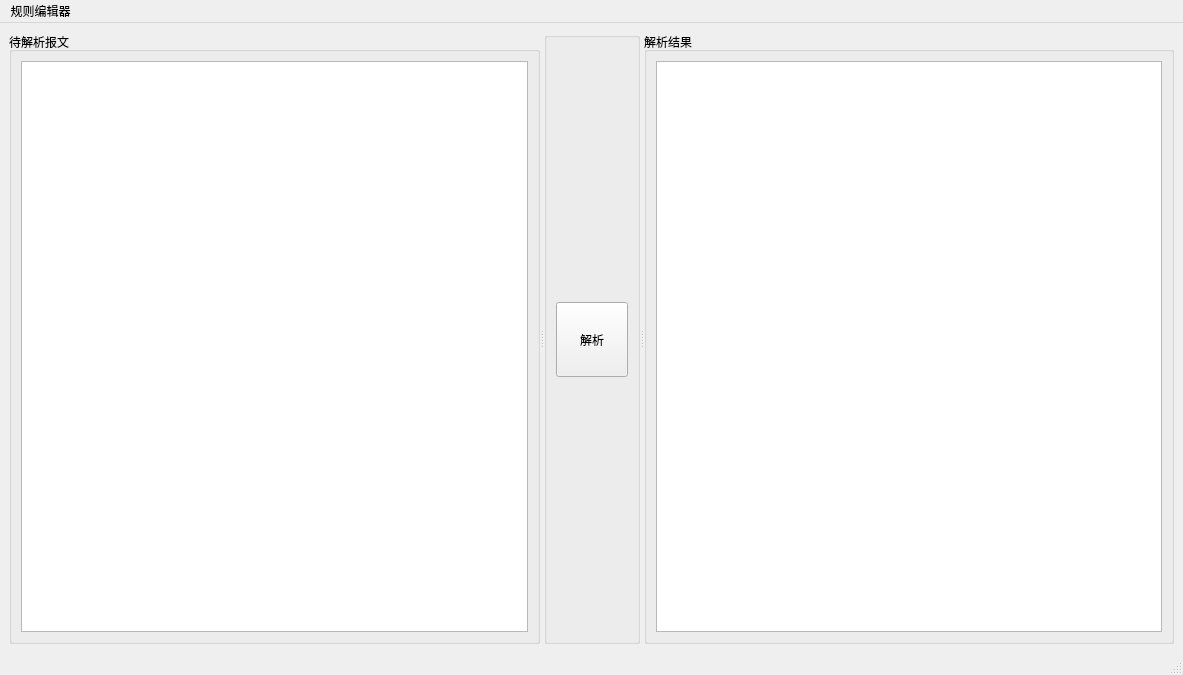
<?xml version="1.0" encoding="UTF-8"?>
<ui version="4.0">
 <class>MainWindow</class>
 <widget class="QMainWindow" name="MainWindow">
  <property name="geometry">
   <rect>
    <x>0</x>
    <y>0</y>
    <width>1183</width>
    <height>675</height>
   </rect>
  </property>
  <property name="windowTitle">
   <string>MainWindow</string>
  </property>
  <widget class="QWidget" name="centralwidget">
   <layout class="QGridLayout" name="gridLayout_2">
    <item row="0" column="0">
     <widget class="QSplitter" name="splitter">
      <property name="orientation">
       <enum>Qt::Horizontal</enum>
      </property>
      <widget class="QGroupBox" name="groupBox">
       <property name="title">
        <string>待解析报文</string>
       </property>
       <layout class="QGridLayout" name="gridLayout">
        <item row="0" column="0">
         <widget class="QPlainTextEdit" name="plainTextEdit"/>
        </item>
       </layout>
      </widget>
      <widget class="QGroupBox" name="groupBox_3">
       <property name="sizePolicy">
        <sizepolicy hsizetype="Fixed" vsizetype="Preferred">
         <horstretch>0</horstretch>
         <verstretch>0</verstretch>
        </sizepolicy>
       </property>
       <property name="maximumSize">
        <size>
         <width>96</width>
         <height>16777215</height>
        </size>
       </property>
       <property name="title">
        <string/>
       </property>
       <layout class="QVBoxLayout" name="verticalLayout">
        <item>
         <widget class="QPushButton" name="pushButton">
          <property name="sizePolicy">
           <sizepolicy hsizetype="Fixed" vsizetype="Fixed">
            <horstretch>0</horstretch>
            <verstretch>0</verstretch>
           </sizepolicy>
          </property>
          <property name="maximumSize">
           <size>
            <width>75</width>
            <height>75</height>
           </size>
          </property>
          <property name="text">
           <string>解析</string>
          </property>
         </widget>
        </item>
       </layout>
      </widget>
      <widget class="QGroupBox" name="groupBox_2">
       <property name="title">
        <string>解析结果</string>
       </property>
       <layout class="QGridLayout" name="gridLayout_3">
        <item row="0" column="0">
         <widget class="QPlainTextEdit" name="plainTextEdit_2"/>
        </item>
       </layout>
      </widget>
     </widget>
    </item>
   </layout>
  </widget>
  <widget class="QMenuBar" name="menubar">
   <property name="geometry">
    <rect>
     <x>0</x>
     <y>0</y>
     <width>1183</width>
     <height>23</height>
    </rect>
   </property>
   <widget class="QMenu" name="menu">
    <property name="title">
     <string>规则编辑器</string>
    </property>
    <addaction name="act_New"/>
    <addaction name="act_Open"/>
   </widget>
   <addaction name="menu"/>
  </widget>
  <widget class="QStatusBar" name="statusbar"/>
  <action name="act_New">
   <property name="text">
    <string>新建规则</string>
   </property>
   <property name="toolTip">
    <string>act_New</string>
   </property>
   <property name="shortcut">
    <string>Ctrl+N</string>
   </property>
  </action>
  <action name="act_Open">
   <property name="text">
    <string>打开规则</string>
   </property>
   <property name="toolTip">
    <string>act_Open</string>
   </property>
   <property name="shortcut">
    <string>Ctrl+O</string>
   </property>
  </action>
 </widget>
 <resources/>
 <connections/>
</ui>
